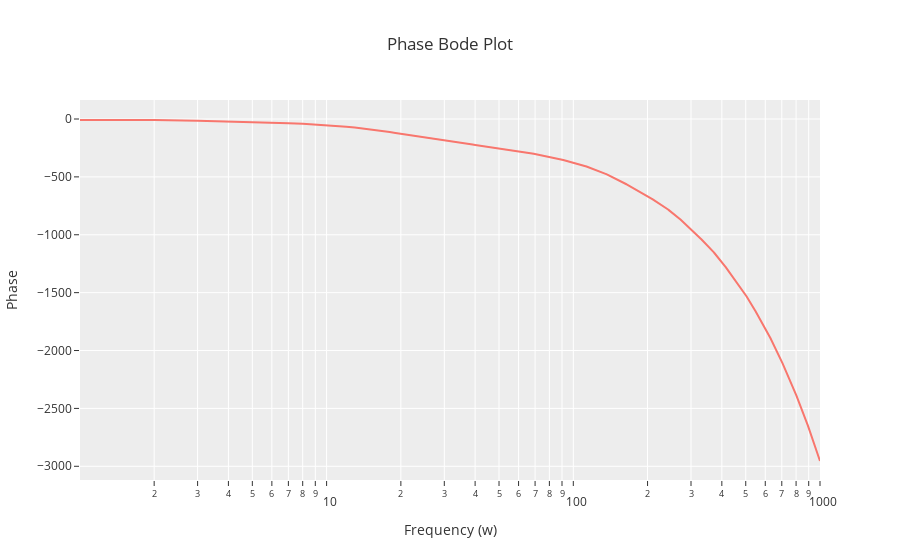

Notebook code cell kept with this figure:
### Code cell
w = np.linspace(0, 10**3, 1000)

sys_phase = np.rad2deg(np.unwrap(np.angle(sysv(w))))

phase = go.Figure()

phase.add_trace(
    go.Scatter(
        x=w,
        y=sys_phase
    )
)

phase.update_layout(
    title='Phase Bode Plot',
    xaxis_title='Frequency ($\omega$)',
    yaxis_title='Phase (deg)',
    xaxis_type='log',
)

### Figure 1 — Plotly figure (JSON) as saved in the notebook; plotly's stock layout.template omitted (floating-point values rounded to 4 significant figures; data arrays with more than 128 entries replaced by an {"elided": "..."} marker saying what was removed)
{"data": [{"type": "scatter", "x": {"elided": "1000 float values"}, "y": {"elided": "1000 float values"}}], "layout": {"autosize": true, "title": {"text": "Phase Bode Plot"}, "xaxis": {"autorange": true, "range": [0.0004345, 3.0], "title": {"text": "Frequency (w)"}, "type": "log"}, "yaxis": {"autorange": true, "range": [-3118.0, 164.1], "title": {"text": "Phase"}, "type": "linear"}}}
